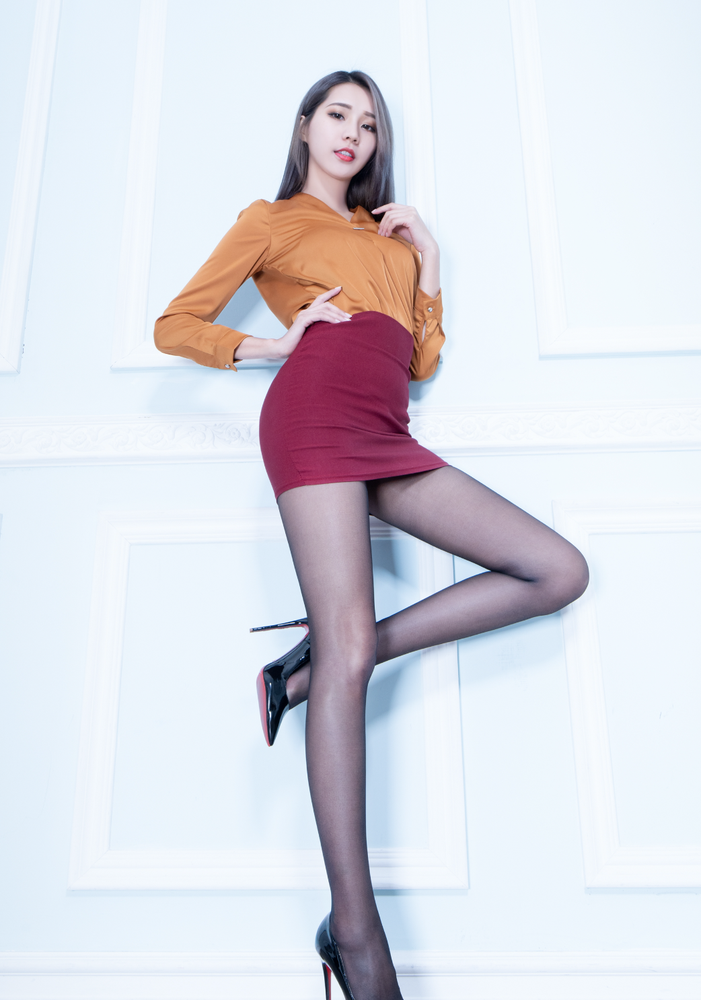
//> input picture Resources/anita.png, 701 x 1000 px, shrunk from 1042 x 1486 before the run
$ ./discrete_fourier_transform ../Resources/anita.png   (built with g++ and OpenCV 4)
//> lines starting //> are read from the running program, lines starting //| are printed output that depends on the picture
#include "opencv2/core.hpp"
#include "opencv2/imgproc.hpp"
#include "opencv2/imgcodecs.hpp"
#include "opencv2/highgui.hpp"

#include <iostream>

using namespace cv;
using namespace std;

static void help(char ** argv)
{
    cout << endl
        <<  "This program demonstrated the use of the discrete Fourier transform (DFT). " << endl
        <<  "The dft of an image is taken and it's power spectrum is displayed."  << endl << endl
        <<  "Usage:"                                                                      << endl
        << argv[0] << " [image_name -- default lena.jpg]" << endl << endl;
}

int main(int argc, char ** argv)
{
    help(argv);

    Mat I = imread( "../../Resources/anita.png", IMREAD_GRAYSCALE);
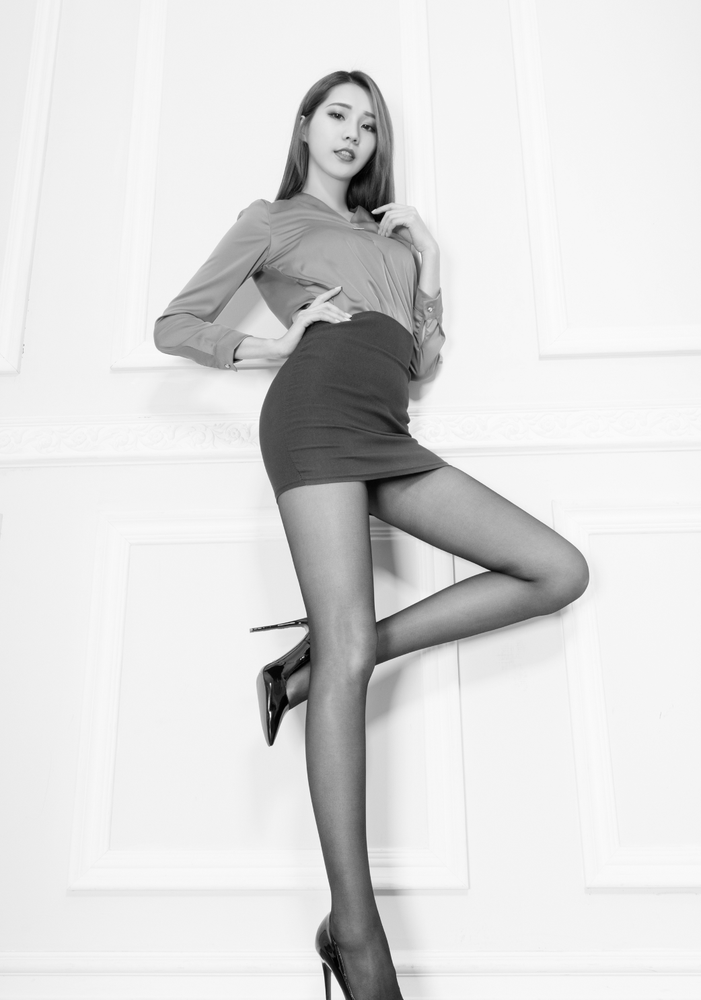
//> I: 1000 rows x 701 cols, CV_8UC1; min 0, max 252, mean 220.2
    if( I.empty()){
        cout << "Error opening image" << endl;
        return EXIT_FAILURE;
    }

//! [expand]
    Mat padded;                            //expand input image to optimal size
    int m = getOptimalDFTSize( I.rows );
//> m = 1000
    int n = getOptimalDFTSize( I.cols ); // on the border add zero values
//> n = 720
    copyMakeBorder(I, padded, 0, m - I.rows, 0, n - I.cols, BORDER_CONSTANT, Scalar::all(0));
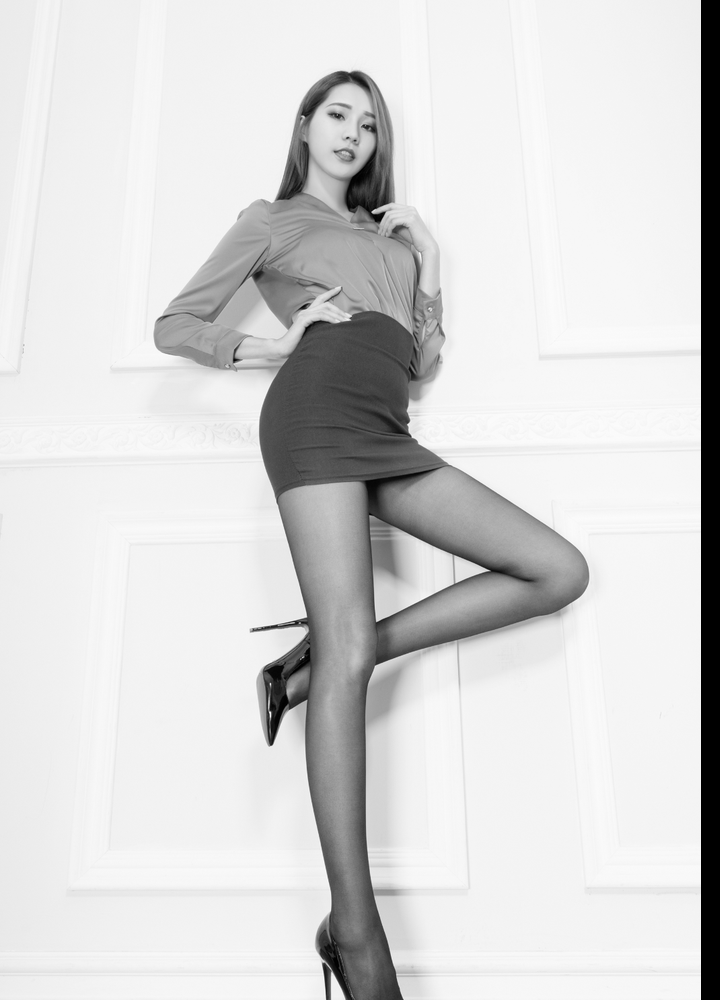
//> padded: 1000 rows x 720 cols, CV_8UC1; min 0, max 252, mean 214.4
//! [expand]

//! [complex_and_real]
    Mat planes[] = {Mat_<float>(padded), Mat::zeros(padded.size(), CV_32F)};
//> planes[1]: 1000 rows x 720 cols, CV_32FC1; every value is 0
    Mat complexI;
    merge(planes, 2, complexI);         // Add to the expanded another plane with zeros
//! [complex_and_real]

//! [dft]
    dft(complexI, complexI);            // this way the result may fit in the source matrix
//! [dft]

    // compute the magnitude and switch to logarithmic scale
    // => log(1 + sqrt(Re(DFT(I))^2 + Im(DFT(I))^2))
//! [magnitude]
    split(complexI, planes);                   // planes[0] = Re(DFT(I), planes[1] = Im(DFT(I))
    magnitude(planes[0], planes[1], planes[0]);// planes[0] = magnitude
    Mat magI = planes[0];
//! [magnitude]

//! [log]
    magI += Scalar::all(1);                    // switch to logarithmic scale
    log(magI, magI);
//! [log]

//! [crop_rearrange]
    // crop the spectrum, if it has an odd number of rows or columns
    magI = magI(Rect(0, 0, magI.cols & -2, magI.rows & -2));

    // rearrange the quadrants of Fourier image  so that the origin is at the image center
    int cx = magI.cols/2;
//> cx = 360
    int cy = magI.rows/2;
//> cy = 500

    Mat q0(magI, Rect(0, 0, cx, cy));   // Top-Left - Create a ROI per quadrant
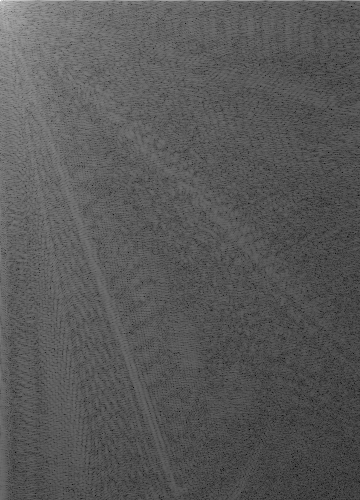
//> q0: 500 rows x 360 cols, CV_32FC1; min 1.74, max 18.85, mean 7.68; drawn with min black and max white
    Mat q1(magI, Rect(cx, 0, cx, cy));  // Top-Right
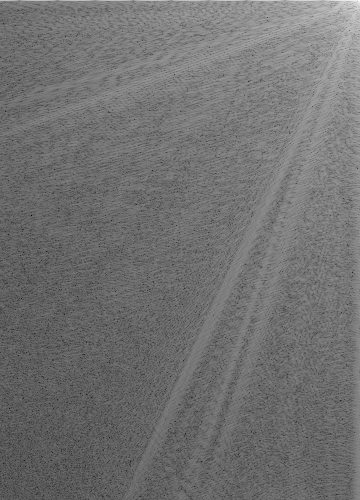
//> q1: 500 rows x 360 cols, CV_32FC1; min 0.594, max 16.39, mean 7.62; drawn with min black and max white
    Mat q2(magI, Rect(0, cy, cx, cy));  // Bottom-Left
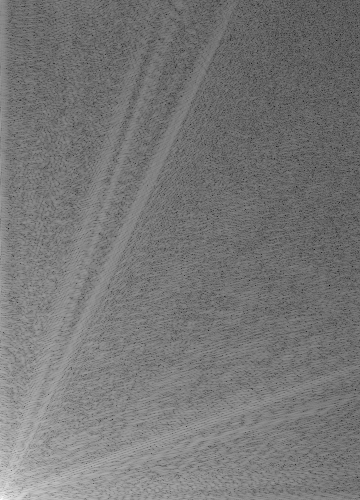
//> q2: 500 rows x 360 cols, CV_32FC1; min 0.596, max 15.6, mean 7.62; drawn with min black and max white
    Mat q3(magI, Rect(cx, cy, cx, cy)); // Bottom-Right
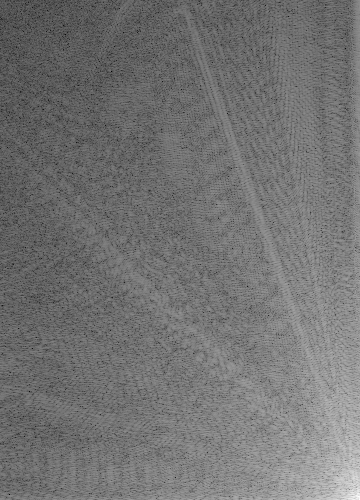
//> q3: 500 rows x 360 cols, CV_32FC1; min 1.74, max 14.85, mean 7.66; drawn with min black and max white

    Mat tmp;                           // swap quadrants (Top-Left with Bottom-Right)
    q0.copyTo(tmp);
    q3.copyTo(q0);
    tmp.copyTo(q3);

    q1.copyTo(tmp);                    // swap quadrant (Top-Right with Bottom-Left)
    q2.copyTo(q1);
    tmp.copyTo(q2);
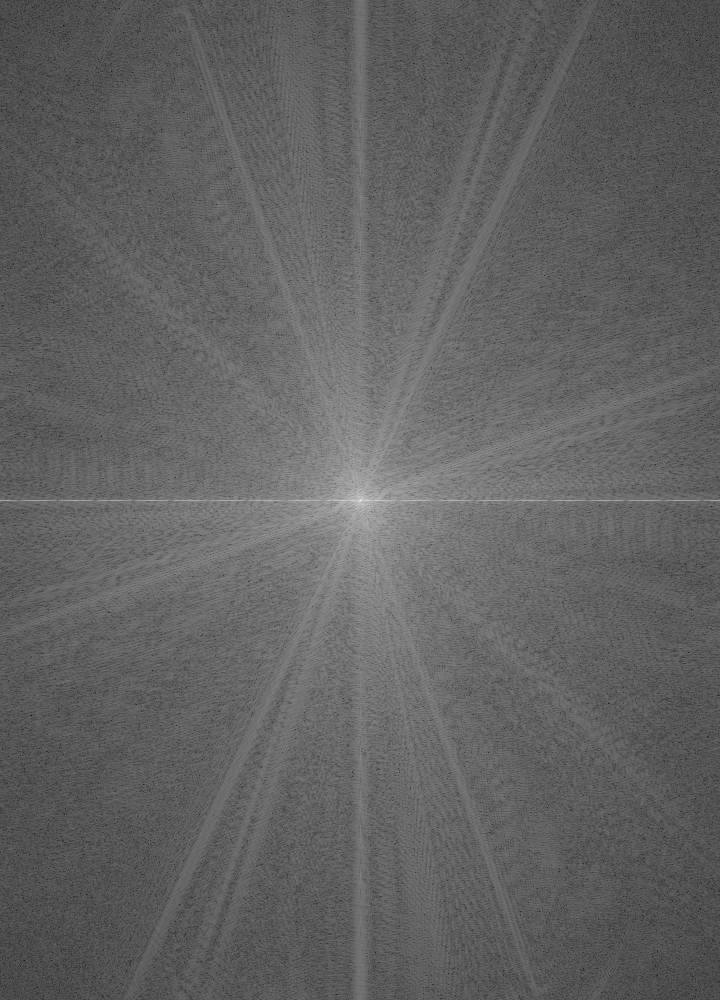
//> magI: 1000 rows x 720 cols, CV_32FC1; min 0.594, max 18.85, mean 7.65; drawn with min black and max white
//! [crop_rearrange]

//! [normalize]
    normalize(magI, magI, 0, 1, NORM_MINMAX); // Transform the matrix with float values into a
                                            // viewable image form (float between values 0 and 1).
//! [normalize]

    imshow("Input Image"       , I   );    // Show the result
    imshow("spectrum magnitude", magI);
    waitKey();

    return EXIT_SUCCESS;
}
